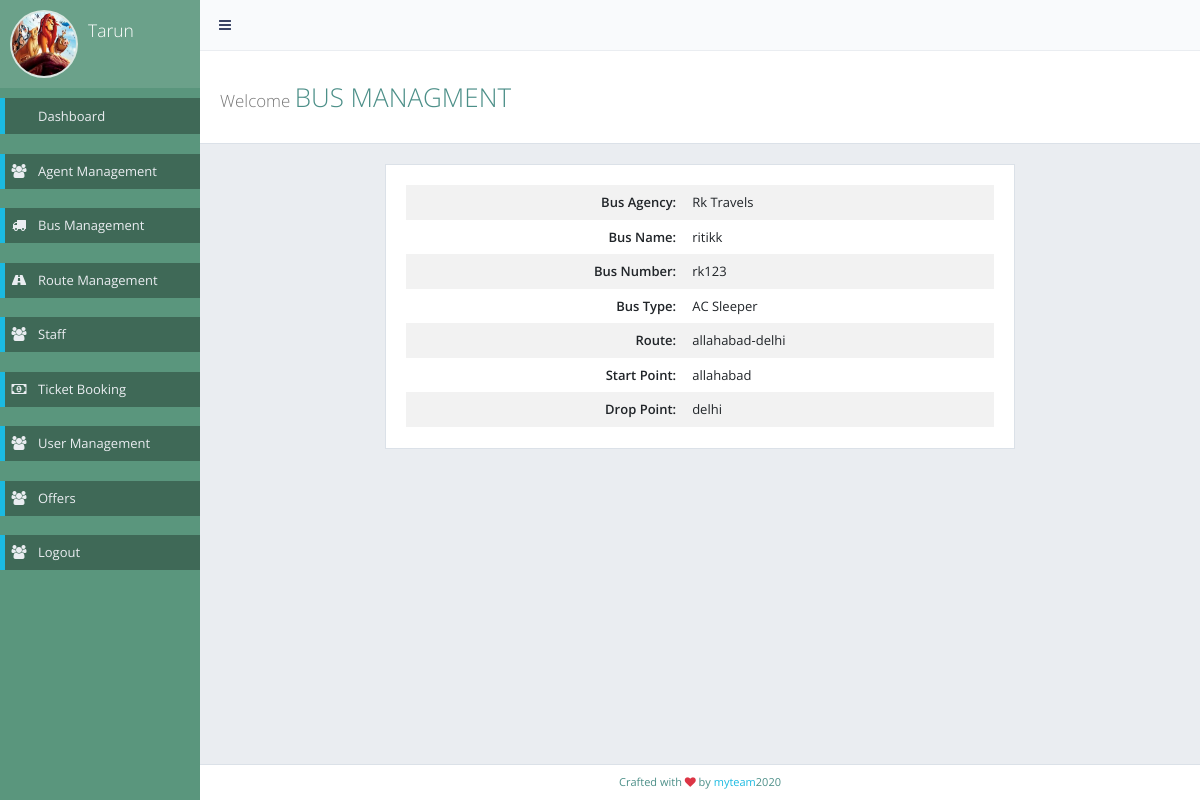
The app's page /admin/bus_managment_details.php?busid=1 (signed in) with its own data.
### tables this page shows
CREATE TABLE `bus_management` (
  `busid` int(10) NOT NULL,
  `busagency` varchar(255) NOT NULL,
  `bus_name` varchar(255) NOT NULL,
  `bus_number` varchar(255) NOT NULL,
  `bus_type` varchar(255) NOT NULL,
  `buscapacity` varchar(10) NOT NULL,
  `total_seats` varchar(255) NOT NULL,
  `amount` varchar(255) NOT NULL,
  `route` varchar(255) NOT NULL,
  `start_point` varchar(255) NOT NULL,
  `drop_point` varchar(255) NOT NULL
);

### admin/function.php (called while the page is built, shortened)
<?php
class DB_con
{
	function __construct()
	{
		$conn=mysqli_connect("localhost","root","","bus_reservation");
		$this->dbh=$conn;
	}
public function fetchrecord4($busid)
{
	$sql5="SELECT * FROM `bus_management` WHERE busid='$busid'";
	$run5=mysqli_query($this->dbh,$sql5);
	return $run5;
}
}
?>

### admin/bus_managment_details.php (the view, shortened to what this page needs)
<!DOCTYPE html>
<html>
<head>
  <link rel="stylesheet" href="https://maxcdn.bootstrapcdn.com/bootstrap/3.4.1/css/bootstrap.min.css">
</head>
<body>
<?php include('header.php') ?>
<div id="page-content">
          <div class="content-header">
            <div class="header-section">
              <h1>
                <small>Welcome </small>BUS MANAGMENT
              </h1>
            </div>
          </div>
          <div class="row a-profile">
            <div class="col-lg-8">
              <div class="block">
                <?php
         $fetch1=new DB_con();
         if(isset($_GET['busid']))
         {
           $busid=intval($_GET['busid']);
           $raw2=$fetch1->fetchrecord4($busid);
           $run=mysqli_fetch_array($raw2);
         }
         ?>
<table class="table table-borderless table-striped table-vcenter">
                  <tbody>
                    <tr>
                        <td class="text-right"><strong>Bus Agency:</strong></td>
                        <td><?php echo htmlentities($run['busagency']); ?></td>
                      </tr>
                    <tr>
                      <td class="text-right"><strong>Bus Name:</strong></td>
                      <td><?php echo htmlentities($run['bus_name']); ?></td>
                    </tr>
                    <tr>
                        <td class="text-right"><strong>Bus Number:</strong></td>
                        <td><?php echo htmlentities($run['bus_number']); ?></td>
                      </tr>
                    <tr>
                      <td class="text-right"><strong>Bus Type:</strong></td>
                      <td><?php echo htmlentities($run['bus_type']); ?></td>
                    </tr>
                    <tr>
                      <td class="text-right"><strong>Route:</strong></td>
                      <td><?php echo htmlentities($run['route']); ?></td>
                    </tr>
                    <tr>
                      <td class="text-right"><strong>Start Point:</strong></td>
                      <td><?php echo htmlentities($run['start_point']); ?></td>
                    </tr>
                    <tr>
                      <td class="text-right"><strong>Drop Point:</strong></td>
                      <td><?php echo htmlentities($run['drop_point']); ?></td>
                    </tr>
                  </tbody>
                </table>
              </div>
            </div>
          </div>
        </div>
<?php include('footer.php') ?>
</body>
</html>

### admin/header.php (shortened to what this page needs)
<?php
require_once("function.php");
?>
<!DOCTYPE html>
<html class="no-js" lang="en">
<head>
  <link rel="stylesheet" href="css/bootstrap.min.css">
  <link rel="stylesheet" href="css/plugins.css">
  <link rel="stylesheet" href="css/main.css">
  <link rel="stylesheet" href="css/themes.css">
</head>
<body>
  <div id="page-wrapper">
    <div id="page-container" class="sidebar-partial sidebar-visible-lg sidebar-no-animations">
      <div id="sidebar">
        <div id="sidebar-scroll">
          <div class="sidebar-content">
            <div class="sidebar-section sidebar-user clearfix sidebar-nav-mini-hide">
              <div class="sidebar-user-avatar">
                <a href="admin_profile.php">
                  <?php
                  $db = new DB_con;
                  $q = "SELECT * FROM admin WHERE id={$_SESSION['id']}";
                  $r = mysqli_query($db->dbh,$q);
                  $d = mysqli_fetch_array($r);
                  $imageURL = 'images/'.$d['img'];
                  ?>
            <img src="<?php echo $imageURL; ?>" alt="avatar">
                </a>
              </div>
              <div class="sidebar-user-name">
                <h3><?=$d['name']?></h3>
                </div>
            </div>
            <ul class="sidebar-nav">
              <li>
                <a href="dashboard.php" class=" active"><i class="fas fa-columns sidebar-nav-icon"></i><span class="sidebar-nav-mini-hide">Dashboard</span></a>
              </li>
              <br>
              <li>
                <a href="agent_managment.php" class=" active"><i class="fa fa-users sidebar-nav-icon"></i><span class="sidebar-nav-mini-hide">Agent Management</span></a>
              </li>
              <br>
              <li>
                <a href="bus_managment.php" class=" active"><i class="fa fa-truck sidebar-nav-icon"></i><span class="sidebar-nav-mini-hide">Bus Management</span></a>
              </li>
              <br>
              <li>
                <a href="route_management.php" class=" active"><i class="fa fa-road sidebar-nav-icon"></i><span class="sidebar-nav-mini-hide">Route Management</span></a>
              </li>
              <br>
              <li>
                <a href="staff.php" class=" active"><i class="fa fa-users sidebar-nav-icon"></i><span class="sidebar-nav-mini-hide">Staff</span></a>
              </li>
              <br>
              <li>
                <a href="ticket_booking.php" class=" active"><i class="fa fa-money sidebar-nav-icon"></i><span class="sidebar-nav-mini-hide">Ticket Booking</span></a>
              </li>
              <br>
              <li>
                <a href="user_managment.php" class=" active"><i class="fa fa-users sidebar-nav-icon"></i><span class="sidebar-nav-mini-hide">User Management</span></a>
              </li>
              <br>
              <li>
                <a href="admin_offer.php" class=" active"><i class="fa fa-users sidebar-nav-icon"></i><span class="sidebar-nav-mini-hide">Offers</span></a>
              </li>
              <br>
              <li>
                <a href="logout.php" class=" active"><i class="fa fa-users sidebar-nav-icon"></i><span class="sidebar-nav-mini-hide">Logout</span></a>
              </li>
            </ul>
          </div>
        </div>
      </div>
      <div id="main-container">
        <header class="container-fluid  navbar navbar-default">
          <ul class="nav navbar-nav-custom">
            <li>
              <a href="javascript:void(0)" onclick="App.sidebar('toggle-sidebar');this.blur();">
                <i class="fa fa-bars fa-fw"></i>
              </a>
            </li>
          </ul>
          <form  method="post" class="container-fluid  navbar-form-custom">
          </form>
        </header>

### records on screen
bus_management: busagency "Rk Travels", bus_name "ritikk", bus_number "rk123", bus_type "AC Sleeper", route "allahabad-delhi", start_point "allahabad", drop_point "delhi"

### other values on screen
$d['name'] "Tarun"
